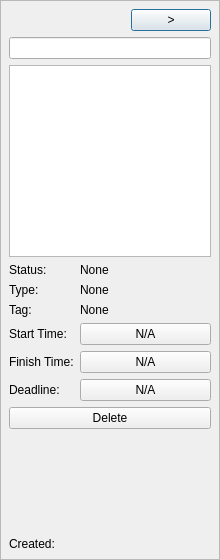
<?xml version="1.0" encoding="UTF-8"?>
<ui version="4.0">
 <class>RevelationRightSidebarClass</class>
 <widget class="QDialog" name="RevelationRightSidebarClass">
  <property name="geometry">
   <rect>
    <x>0</x>
    <y>0</y>
    <width>220</width>
    <height>560</height>
   </rect>
  </property>
  <property name="windowTitle">
   <string>RevelationRightSidebar</string>
  </property>
  <layout class="QGridLayout" name="gridLayout_2">
   <property name="leftMargin">
    <number>0</number>
   </property>
   <property name="topMargin">
    <number>0</number>
   </property>
   <property name="rightMargin">
    <number>0</number>
   </property>
   <property name="bottomMargin">
    <number>0</number>
   </property>
   <item row="0" column="0">
    <widget class="QFrame" name="frame">
     <property name="frameShape">
      <enum>QFrame::StyledPanel</enum>
     </property>
     <property name="frameShadow">
      <enum>QFrame::Raised</enum>
     </property>
     <layout class="QGridLayout" name="gridLayout_4">
      <property name="leftMargin">
       <number>8</number>
      </property>
      <property name="topMargin">
       <number>8</number>
      </property>
      <property name="rightMargin">
       <number>8</number>
      </property>
      <property name="bottomMargin">
       <number>8</number>
      </property>
      <item row="0" column="2">
       <widget class="QPushButton" name="btnHide">
        <property name="text">
         <string>&gt;</string>
        </property>
       </widget>
      </item>
      <item row="1" column="0" colspan="3">
       <widget class="QWidget" name="widget" native="true">
        <layout class="QGridLayout" name="gridLayout_3">
         <property name="leftMargin">
          <number>0</number>
         </property>
         <property name="topMargin">
          <number>0</number>
         </property>
         <property name="rightMargin">
          <number>0</number>
         </property>
         <property name="bottomMargin">
          <number>0</number>
         </property>
         <item row="0" column="0">
          <widget class="QLineEdit" name="editTitle"/>
         </item>
         <item row="1" column="0">
          <widget class="QTextEdit" name="editDesc"/>
         </item>
         <item row="2" column="0">
          <layout class="QGridLayout" name="gridLayout" columnstretch="0,1">
           <item row="0" column="0">
            <widget class="QLabel" name="label_2">
             <property name="text">
              <string>Status:</string>
             </property>
            </widget>
           </item>
           <item row="0" column="1">
            <widget class="QLabel" name="labelStatus">
             <property name="text">
              <string>None</string>
             </property>
            </widget>
           </item>
           <item row="1" column="0">
            <widget class="QLabel" name="label">
             <property name="text">
              <string>Type:</string>
             </property>
            </widget>
           </item>
           <item row="1" column="1">
            <widget class="QLabel" name="labelType">
             <property name="text">
              <string>None</string>
             </property>
            </widget>
           </item>
           <item row="2" column="0">
            <widget class="QLabel" name="label_3">
             <property name="text">
              <string>Tag:</string>
             </property>
            </widget>
           </item>
           <item row="2" column="1">
            <widget class="QLabel" name="labelTag">
             <property name="text">
              <string>None</string>
             </property>
            </widget>
           </item>
           <item row="3" column="0">
            <widget class="QLabel" name="label_4">
             <property name="text">
              <string>Start Time:</string>
             </property>
            </widget>
           </item>
           <item row="4" column="0">
            <widget class="QLabel" name="label_5">
             <property name="text">
              <string>Finish Time:</string>
             </property>
            </widget>
           </item>
           <item row="5" column="0">
            <widget class="QLabel" name="label_6">
             <property name="text">
              <string>Deadline:</string>
             </property>
            </widget>
           </item>
           <item row="3" column="1">
            <widget class="QPushButton" name="btnSlectStartTime">
             <property name="text">
              <string>N/A</string>
             </property>
            </widget>
           </item>
           <item row="4" column="1">
            <widget class="QPushButton" name="btnSlectFinishTime">
             <property name="text">
              <string>N/A</string>
             </property>
            </widget>
           </item>
           <item row="5" column="1">
            <widget class="QPushButton" name="btnSlectDeadline">
             <property name="text">
              <string>N/A</string>
             </property>
            </widget>
           </item>
          </layout>
         </item>
         <item row="3" column="0">
          <widget class="QPushButton" name="btnDelete">
           <property name="text">
            <string>Delete</string>
           </property>
          </widget>
         </item>
         <item row="4" column="0">
          <spacer name="verticalSpacer">
           <property name="orientation">
            <enum>Qt::Vertical</enum>
           </property>
           <property name="sizeHint" stdset="0">
            <size>
             <width>20</width>
             <height>83</height>
            </size>
           </property>
          </spacer>
         </item>
        </layout>
       </widget>
      </item>
      <item row="0" column="0" colspan="2">
       <spacer name="horizontalSpacer">
        <property name="orientation">
         <enum>Qt::Horizontal</enum>
        </property>
        <property name="sizeHint" stdset="0">
         <size>
          <width>40</width>
          <height>20</height>
         </size>
        </property>
       </spacer>
      </item>
      <item row="2" column="0" colspan="3">
       <widget class="QLabel" name="labelCreateTime">
        <property name="text">
         <string>Created:</string>
        </property>
       </widget>
      </item>
     </layout>
    </widget>
   </item>
  </layout>
 </widget>
 <layoutdefault spacing="6" margin="11"/>
 <resources/>
 <connections/>
</ui>
